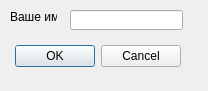
<?xml version="1.0" encoding="UTF-8"?>
<ui version="4.0">
 <class>Dialog</class>
 <widget class="QDialog" name="Dialog">
  <property name="geometry">
   <rect>
    <x>0</x>
    <y>0</y>
    <width>208</width>
    <height>91</height>
   </rect>
  </property>
  <property name="windowTitle">
   <string>Sokoban</string>
  </property>
  <widget class="QDialogButtonBox" name="buttonBox">
   <property name="geometry">
    <rect>
     <x>0</x>
     <y>40</y>
     <width>181</width>
     <height>32</height>
    </rect>
   </property>
   <property name="orientation">
    <enum>Qt::Horizontal</enum>
   </property>
   <property name="standardButtons">
    <set>QDialogButtonBox::Cancel|QDialogButtonBox::Ok</set>
   </property>
  </widget>
  <widget class="QLineEdit" name="lineEdit">
   <property name="geometry">
    <rect>
     <x>70</x>
     <y>10</y>
     <width>113</width>
     <height>20</height>
    </rect>
   </property>
  </widget>
  <widget class="QLabel" name="label">
   <property name="geometry">
    <rect>
     <x>10</x>
     <y>10</y>
     <width>47</width>
     <height>13</height>
    </rect>
   </property>
   <property name="text">
    <string>Ваше имя :</string>
   </property>
  </widget>
 </widget>
 <resources/>
 <connections>
  <connection>
   <sender>buttonBox</sender>
   <signal>accepted()</signal>
   <receiver>Dialog</receiver>
   <slot>accept()</slot>
   <hints>
    <hint type="sourcelabel">
     <x>248</x>
     <y>254</y>
    </hint>
    <hint type="destinationlabel">
     <x>157</x>
     <y>274</y>
    </hint>
   </hints>
  </connection>
  <connection>
   <sender>buttonBox</sender>
   <signal>rejected()</signal>
   <receiver>Dialog</receiver>
   <slot>reject()</slot>
   <hints>
    <hint type="sourcelabel">
     <x>316</x>
     <y>260</y>
    </hint>
    <hint type="destinationlabel">
     <x>286</x>
     <y>274</y>
    </hint>
   </hints>
  </connection>
 </connections>
</ui>
